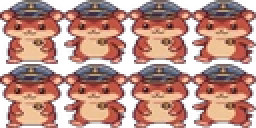
#> input picture frontend/guest_anim_2.webp, 128 x 64 px (shown 2 times larger)
$ python -i generate-sprites.py   (imports and definitions only)
#> lines starting #> are read from the running program, lines starting #| are printed output that depends on the picture
#> in make_spritesheet, img is the input picture: PIL image 128x64 RGBA; mean R, G, B, A 145.3, 94.2, 86.9, 190.5
#!/usr/bin/env python3
"""
Star Office — Agent 像素精靈圖產生器
用 nano-banana-pro (Gemini Image) 為每個 OpenClaw agent 產生專屬精靈圖。

Usage:
    python3 scripts/generate-sprites.py                       # 產生所有 agent
    python3 scripts/generate-sprites.py --agent lobster-support  # 只產生指定 agent
    python3 scripts/generate-sprites.py --dry-run             # 預覽 prompt 不實際產生
    python3 scripts/generate-sprites.py --style "cyberpunk"   # 自訂風格
    python3 scripts/generate-sprites.py --list                # 列出所有 agent
"""

import argparse
import json
import os
import shutil
import subprocess
import sys
from datetime import datetime
from pathlib import Path

# ── 路徑 ──
OPENCLAW_DIR = Path.home() / ".openclaw"
OPENCLAW_JSON = OPENCLAW_DIR / "openclaw.json"
SKILL_SCRIPT = OPENCLAW_DIR / "skills" / "nano-banana-pro" / "scripts" / "generate_image.py"
PROJECT_DIR = Path(__file__).resolve().parent.parent
FRONTEND_DIR = PROJECT_DIR / "frontend"
OUTPUT_DIR = PROJECT_DIR / "generated-sprites"
BACKUP_DIR = OUTPUT_DIR / "backups"

# ── 精靈表規格 ──
FRAME_SIZE = 32          # 每幀 32×32 px
GRID_COLS = 4            # 4 列
GRID_ROWS = 2            # 2 行
SHEET_W = FRAME_SIZE * GRID_COLS   # 128 px
SHEET_H = FRAME_SIZE * GRID_ROWS   # 64 px

# ── Agent 角色設定（可自訂） ──
AGENT_PERSONAS = {
    "lobster-support":   {"animal": "hamster",  "color": "red-brown",  "accessory": "captain hat and anchor badge"},
    "hamster-collector": {"animal": "hamster",  "color": "orange",    "accessory": "explorer backpack"},
    "hamster-editor":    {"animal": "hamster",  "color": "brown",     "accessory": "reading glasses and book"},
    "hamster-writer":    {"animal": "hamster",  "color": "golden",    "accessory": "quill pen"},
    "chief-designer":    {"animal": "cat",      "color": "white",     "accessory": "beret and paintbrush"},
    "data-janitor":      {"animal": "raccoon",  "color": "gray",      "accessory": "broom and bucket"},
    "family-group":      {"animal": "puppy",    "color": "cream",     "accessory": "bow tie"},
    "finance-cfo":       {"animal": "owl",      "color": "teal",      "accessory": "monocle and calculator"},
    "lily-pm":           {"animal": "bunny",    "color": "pink",      "accessory": "clipboard"},
    "main":              {"animal": "cat",      "color": "orange tabby", "accessory": "headphones"},
    "skill-optimizer":   {"animal": "fox",      "color": "amber",     "accessory": "wrench and gears"},
    "workflow-optimizer": {"animal": "beaver",  "color": "brown",     "accessory": "hard hat"},
}

DEFAULT_PERSONA = {"animal": "robot", "color": "blue", "accessory": "antenna"}


# [85 lines left out: functions agent_slot, load_agents, build_prompt, generate_single_image, find_output, not called in this run]


def clean_background(img):
    """移除背景：將接近黑色/白色/灰色棋盤的像素設為全透明（純 Pillow，不需 numpy）"""
    from PIL import Image

    img = img.convert('RGBA')
    pixels = img.load()
    w, h = img.size
#> w = 128; h = 64

    for y in range(h):
        for x in range(w):
            r, g, b, a = pixels[x, y]
            # 近黑色背景
            if r < 30 and g < 30 and b < 30:
                pixels[x, y] = (r, g, b, 0)
            # 近白色背景
            elif r > 230 and g > 230 and b > 230:
                pixels[x, y] = (r, g, b, 0)
            # 灰色棋盤格
            elif abs(r - g) < 10 and abs(g - b) < 10 and (r > 180 or r < 50):
                pixels[x, y] = (r, g, b, 0)

    return img


def crop_to_content(img, padding=4):
    """自動裁切到內容範圍（去除透明邊框）"""
#> called with padding = 4
    bbox = img.getbbox()
#> bbox = (0, 0, 128, 64)
    if bbox:
        # 加一點 padding
        x0 = max(0, bbox[0] - padding)
#> x0 = 0
        y0 = max(0, bbox[1] - padding)
#> y0 = 0
        x1 = min(img.width, bbox[2] + padding)
#> x1 = 128
        y1 = min(img.height, bbox[3] + padding)
#> y1 = 64
        img = img.crop((x0, y0, x1, y1))
    return img


def make_spritesheet(source_image_path, output_path, format="WEBP"):
    """將單一角色圖裁切/縮放成 128×64 精靈表（32×32 × 8 幀）
    用 Pillow 做 4 個走動姿勢：idle, lean-left, idle, lean-right（模擬走動）
    """
    try:
        from PIL import Image, ImageChops
    except ImportError:
        print("❌ 需要 Pillow: pip install Pillow")
        sys.exit(1)

    img = Image.open(source_image_path).convert("RGBA")

    # 去背 + 裁切到角色範圍
    img = clean_background(img)
    img = crop_to_content(img)

    # 縮放到 32×32
    base_frame = img.resize((FRAME_SIZE, FRAME_SIZE), Image.LANCZOS)
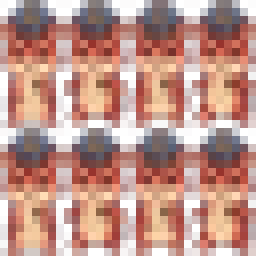
#> base_frame: PIL image 32x32 RGBA (shown 8 times larger); mean R, G, B, A 146.3, 94.7, 84.7, 189; transparent parts drawn white

    # === 產生 4 個走動姿勢 ===
    # Frame 0: idle (原始)
    f0 = base_frame.copy()

    # Frame 1: lean left + bob up (左傾 + 上移)
    f1 = Image.new("RGBA", (FRAME_SIZE, FRAME_SIZE), (0, 0, 0, 0))
#> f1: PIL image 32x32 RGBA; every value is 0
    f1.paste(base_frame, (-1, -1))  # 左移 1px, 上移 1px
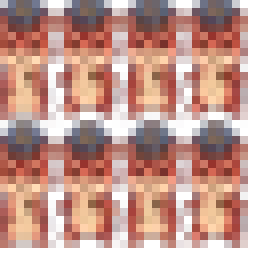
#> f1: PIL image 32x32 RGBA (shown 8 times larger); mean R, G, B, A 140.7, 90.6, 80.5, 184.2; transparent parts drawn white

    # Frame 2: idle (微調)
    f2 = base_frame.copy()

    # Frame 3: lean right + bob up (右傾 + 上移)
    f3 = Image.new("RGBA", (FRAME_SIZE, FRAME_SIZE), (0, 0, 0, 0))
    f3.paste(base_frame, (1, -1))  # 右移 1px, 上移 1px
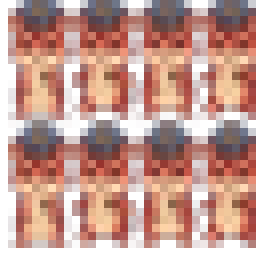
#> f3: PIL image 32x32 RGBA (shown 8 times larger); mean R, G, B, A 140.5, 90.8, 80.7, 183.1; transparent parts drawn white

    # 8 幀循環：idle, left, idle, right, idle, left, idle, right
    frames = [f0, f1, f2, f3, f0, f1, f2, f3]

    # 建立 128×64 的精靈表
    sheet = Image.new("RGBA", (SHEET_W, SHEET_H), (0, 0, 0, 0))
#> sheet: PIL image 128x64 RGBA; every value is 0
    for idx, frame in enumerate(frames):
        col = idx % GRID_COLS
        row = idx // GRID_COLS
        x = col * FRAME_SIZE
        y = row * FRAME_SIZE
        sheet.paste(frame, (x, y))
#> this loop made 8 passes
#> (col, row, x, y) on passes 1 to 8: (0, 0, 0, 0), (1, 0, 32, 0), (2, 0, 64, 0), (3, 0, 96, 0), (0, 1, 0, 32), (1, 1, 32, 32), (2, 1, 64, 32), (3, 1, 96, 32)
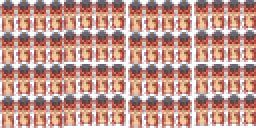
#> sheet: PIL image 128x64 RGBA (shown 2 times larger); mean R, G, B, A 143.5, 92.7, 82.7, 186.4; transparent parts drawn white

    # 儲存
    if format == "WEBP":
        sheet.save(output_path, "WEBP", quality=95)
    else:
        sheet.save(output_path, "PNG")

    print(f"   📋 精靈表: {output_path} ({SHEET_W}×{SHEET_H}, 4 poses × 2 rows)")
    return True


# [205 lines left out: functions generate_walk_poses, make_animated_spritesheet, backup_existing, process_agent, main, not called in this run]


# [2 lines not run here, left out]

>>> result = make_spritesheet('../frontend/guest_anim_2.webp', 'out.png')
